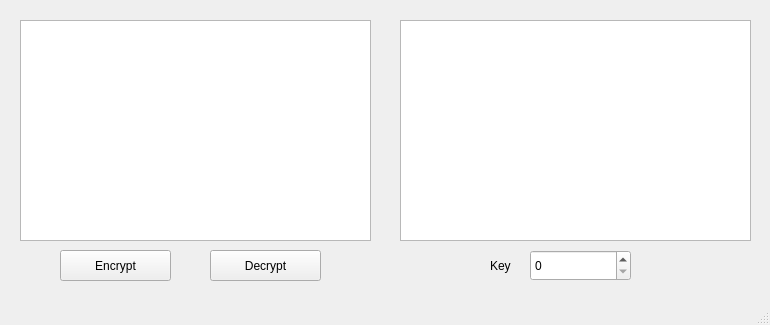
<?xml version="1.0" encoding="UTF-8"?>
<ui version="4.0">
 <class>MainWindow</class>
 <widget class="QMainWindow" name="MainWindow">
  <property name="geometry">
   <rect>
    <x>0</x>
    <y>0</y>
    <width>770</width>
    <height>325</height>
   </rect>
  </property>
  <property name="minimumSize">
   <size>
    <width>770</width>
    <height>325</height>
   </size>
  </property>
  <property name="maximumSize">
   <size>
    <width>770</width>
    <height>325</height>
   </size>
  </property>
  <property name="windowTitle">
   <string>MainWindow</string>
  </property>
  <widget class="QWidget" name="centralwidget">
   <widget class="QTextEdit" name="TextResult">
    <property name="enabled">
     <bool>true</bool>
    </property>
    <property name="geometry">
     <rect>
      <x>400</x>
      <y>20</y>
      <width>351</width>
      <height>221</height>
     </rect>
    </property>
    <property name="styleSheet">
     <string notr="true">font: 14pt &quot;MS Shell Dlg 2&quot;;</string>
    </property>
    <property name="readOnly">
     <bool>true</bool>
    </property>
   </widget>
   <widget class="QTextEdit" name="TextInput">
    <property name="geometry">
     <rect>
      <x>20</x>
      <y>20</y>
      <width>351</width>
      <height>221</height>
     </rect>
    </property>
    <property name="styleSheet">
     <string notr="true">font: 14pt &quot;MS Shell Dlg 2&quot;;</string>
    </property>
   </widget>
   <widget class="QPushButton" name="pushButton">
    <property name="geometry">
     <rect>
      <x>60</x>
      <y>250</y>
      <width>111</width>
      <height>31</height>
     </rect>
    </property>
    <property name="styleSheet">
     <string notr="true">font: 14pt &quot;MS Shell Dlg 2&quot;;</string>
    </property>
    <property name="text">
     <string>Encrypt</string>
    </property>
   </widget>
   <widget class="QLabel" name="label">
    <property name="geometry">
     <rect>
      <x>490</x>
      <y>240</y>
      <width>61</width>
      <height>51</height>
     </rect>
    </property>
    <property name="styleSheet">
     <string notr="true">font: 14pt &quot;MS Shell Dlg 2&quot;;</string>
    </property>
    <property name="text">
     <string>Key</string>
    </property>
   </widget>
   <widget class="QSpinBox" name="spinBox">
    <property name="geometry">
     <rect>
      <x>530</x>
      <y>250</y>
      <width>101</width>
      <height>31</height>
     </rect>
    </property>
    <property name="styleSheet">
     <string notr="true">font: 14pt &quot;MS Shell Dlg 2&quot;;</string>
    </property>
    <property name="minimum">
     <number>0</number>
    </property>
    <property name="maximum">
     <number>25</number>
    </property>
   </widget>
   <widget class="QPushButton" name="pushButton_2">
    <property name="geometry">
     <rect>
      <x>210</x>
      <y>250</y>
      <width>111</width>
      <height>31</height>
     </rect>
    </property>
    <property name="styleSheet">
     <string notr="true">font: 14pt &quot;MS Shell Dlg 2&quot;;</string>
    </property>
    <property name="text">
     <string>Decrypt</string>
    </property>
   </widget>
  </widget>
  <widget class="QMenuBar" name="menubar">
   <property name="geometry">
    <rect>
     <x>0</x>
     <y>0</y>
     <width>770</width>
     <height>21</height>
    </rect>
   </property>
  </widget>
  <widget class="QStatusBar" name="statusbar"/>
 </widget>
 <resources/>
 <connections/>
</ui>
